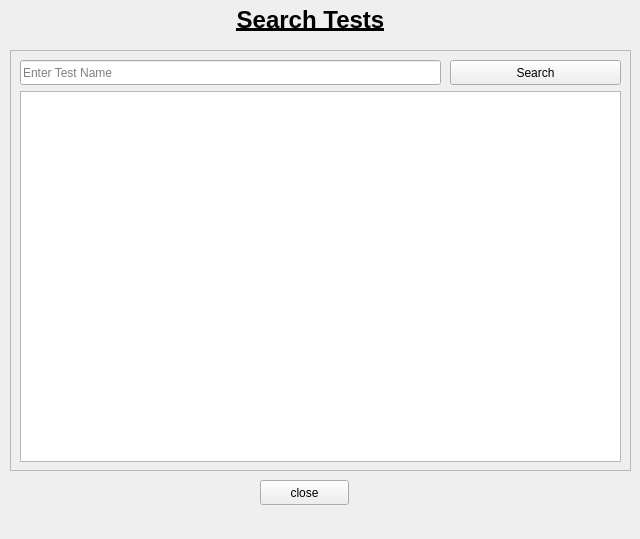
<?xml version="1.0" encoding="UTF-8"?>
<ui version="4.0">
 <class>searchTest</class>
 <widget class="QWidget" name="searchTest">
  <property name="geometry">
   <rect>
    <x>0</x>
    <y>0</y>
    <width>640</width>
    <height>539</height>
   </rect>
  </property>
  <property name="windowTitle">
   <string>Test</string>
  </property>
  <widget class="QFrame" name="frame">
   <property name="geometry">
    <rect>
     <x>10</x>
     <y>50</y>
     <width>621</width>
     <height>421</height>
    </rect>
   </property>
   <property name="frameShape">
    <enum>QFrame::StyledPanel</enum>
   </property>
   <property name="frameShadow">
    <enum>QFrame::Raised</enum>
   </property>
   <widget class="QTableWidget" name="tableWidget">
    <property name="geometry">
     <rect>
      <x>10</x>
      <y>41</y>
      <width>601</width>
      <height>371</height>
     </rect>
    </property>
   </widget>
   <widget class="QPushButton" name="searchButton">
    <property name="geometry">
     <rect>
      <x>440</x>
      <y>10</y>
      <width>171</width>
      <height>25</height>
     </rect>
    </property>
    <property name="text">
     <string>Search</string>
    </property>
   </widget>
   <widget class="QLineEdit" name="text">
    <property name="geometry">
     <rect>
      <x>10</x>
      <y>10</y>
      <width>421</width>
      <height>25</height>
     </rect>
    </property>
    <property name="placeholderText">
     <string>Enter Test Name</string>
    </property>
   </widget>
  </widget>
  <widget class="QPushButton" name="okbutton">
   <property name="geometry">
    <rect>
     <x>260</x>
     <y>480</y>
     <width>89</width>
     <height>25</height>
    </rect>
   </property>
   <property name="text">
    <string>close</string>
   </property>
  </widget>
  <widget class="QLabel" name="titleLabel">
   <property name="geometry">
    <rect>
     <x>160</x>
     <y>0</y>
     <width>301</width>
     <height>41</height>
    </rect>
   </property>
   <property name="styleSheet">
    <string notr="true">font-size:12pt;
font-weight: bold;</string>
   </property>
   <property name="text">
    <string>&lt;html&gt;&lt;head/&gt;&lt;body&gt;&lt;p align=&quot;center&quot;&gt;&lt;span style=&quot; font-size:18pt; text-decoration: underline;&quot;&gt;Search Tests&lt;/span&gt;&lt;/p&gt;&lt;/body&gt;&lt;/html&gt;</string>
   </property>
  </widget>
 </widget>
 <resources/>
 <connections/>
</ui>
